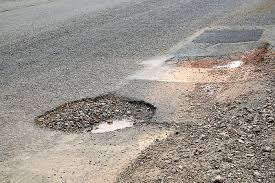
#> input picture pothole/img1.png, 275 x 183 px, found by its file name
$ python img.py
#> lines starting #> are read from the running program, lines starting #| are printed output that depends on the picture; after the words box and inside, x2 and y2 are one past the last pixel; in counts of white or black regions, pixels touching at a corner belong together
import cv2
import numpy as np
import os

def detect_potholes(image_path):

    if not os.path.exists(image_path):
        print(f"Error: File not found at {image_path}")
        return

    # Read the image
    image = cv2.imread(image_path)
#> image is the input picture: shape (183, 275, 3); mean B, G, R 140.8, 147.9, 154.3

    # Check if the image is loaded successfully
    if image is None:
        print(f"Error: Unable to load image at {image_path}")
        return
    # Convert the image to grayscale
    image = cv2.resize(image, (400, 300))
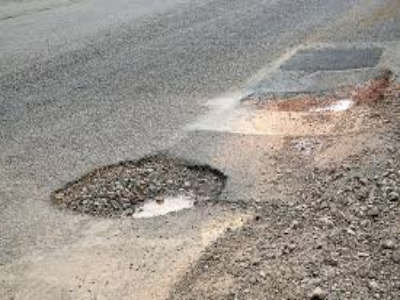
#> image: shape (300, 400, 3); mean B, G, R 140.7, 147.8, 154.2
    gray = cv2.cvtColor(image, cv2.COLOR_BGR2GRAY)
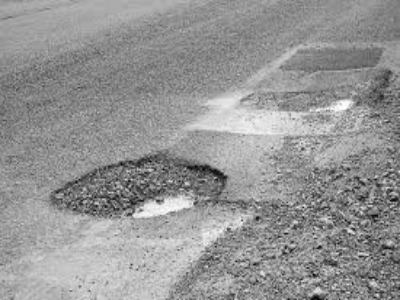
#> gray: shape (300, 400); min 3, max 254, mean 148.9

    # Apply GaussianBlur to reduce noise and help edge detection
    blurred = cv2.GaussianBlur(gray, (5, 5), 0)
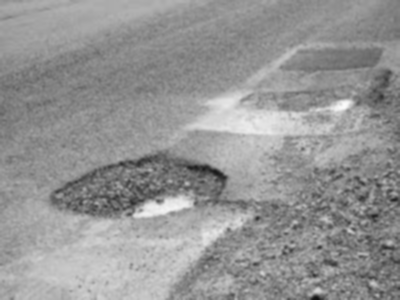
#> blurred: shape (300, 400); min 18, max 251, mean 148.9

    # Apply Canny edge detector
    edges = cv2.Canny(blurred, 50, 150)
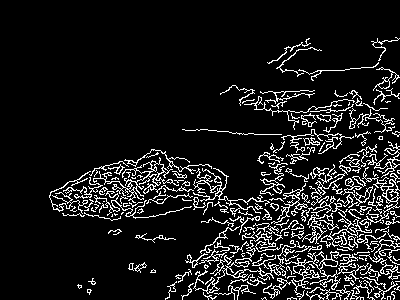
#> edges: shape (300, 400); 10.3% white in thin lines or dots, all inside (x1, y1, x2, y2) = (49, 37, 400, 300)

    # Find contours in the edged image
    contours, _ = cv2.findContours(edges.copy(), cv2.RETR_EXTERNAL, cv2.CHAIN_APPROX_SIMPLE)
#> contours = 207 contours, 158 with area under 20; largest, box (x1, y1, x2, y2) and area: (285, 251, 369, 300) 774, (193, 240, 296, 294) 321, (93, 157, 194, 203) 300, (359, 167, 400, 228) 287, (193, 168, 270, 217) 162

    # Iterate through the contours
    for contour in contours:
        # Ignore small contours (adjust the threshold as needed)
        if cv2.contourArea(contour) > 300:
            # Draw a rectangle around the detected pothole
            x, y, w, h = cv2.boundingRect(contour)
            cv2.rectangle(image, (x, y), (x + w, y + h), (0, 255, 0), 2)
#> this loop made 207 passes
#> (x, y, w, h) on passes 52, 63, 165: (285, 251, 84, 49), (193, 240, 103, 54), (93, 157, 101, 46)
#> contour on passes 15, 53: [[395, 281], [399, 281]], [[290, 249]]
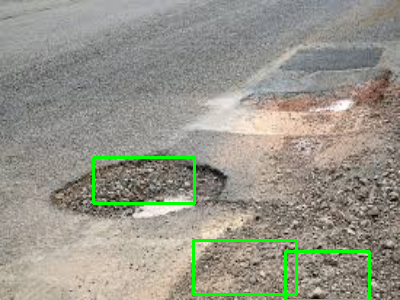
#> image: shape (300, 400, 3); 2.02% of pixels changed, all inside (x1, y1, x2, y2) = (92, 156, 371, 300)

    # Display the result
    cv2.imshow('Pothole Detection', image)
    cv2.waitKey(0)
    cv2.destroyAllWindows()

if __name__ == "__main__":
    # Specify the path to the image you want to analyze
    script_directory = os.path.dirname(os.path.abspath(__file__))
    image_path = os.path.join(script_directory, r"C:\Users\Jegan Ramamurthy\Downloads\New folder\pothole\img1.png")

    # Call the function to detect potholes
    detect_potholes(image_path)

$ run again, with pothole/img2.png copied over pothole/img1.png
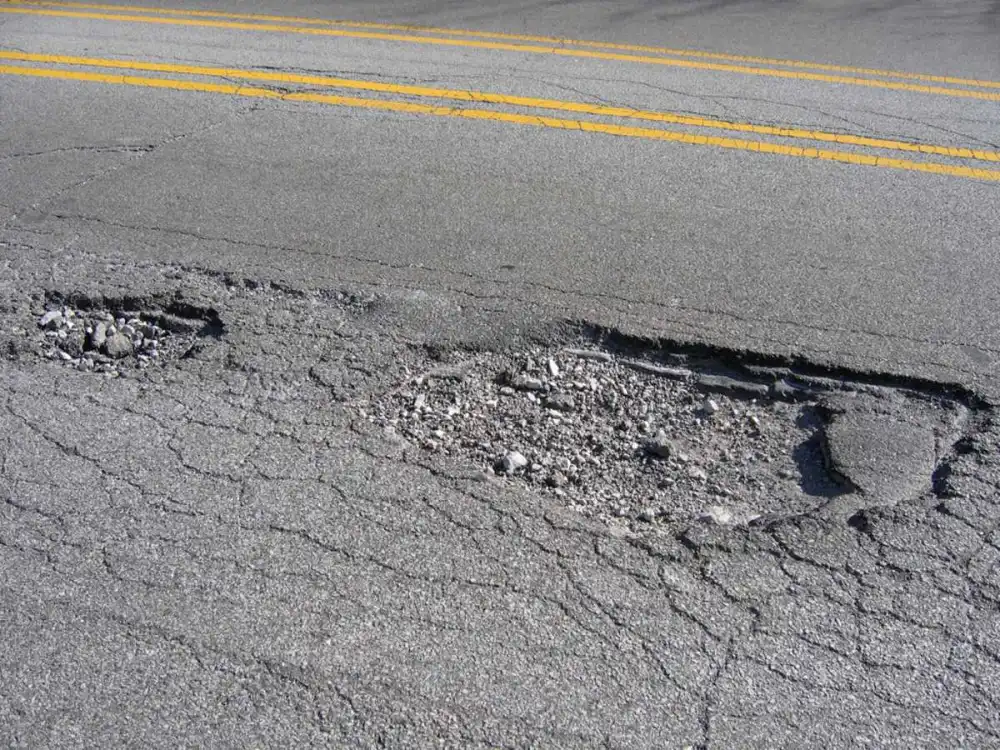
#> input picture pothole/img2.png, 1000 x 750 px, found by its file name
#> in detect_potholes, image is the input picture: shape (750, 1000, 3); mean B, G, R 136.1, 137.1, 139
#> in detect_potholes, `edges = cv2.Canny(blurred, 50, 150)`:
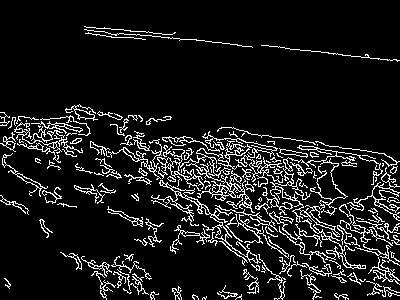
#> edges: shape (300, 400); 10.2% white in thin lines or dots
#> contours = 154 contours, 107 with area under 20; largest, box (x1, y1, x2, y2) and area: (266, 145, 383, 237) 2556, (157, 140, 255, 213) 758, (151, 180, 261, 264) 564, (279, 218, 366, 269) 229, (14, 122, 83, 163) 196
#> the loop in detect_potholes, `for contour in contours:` made 154 passes
#> (x, y, w, h) on passes 81, 114, 121: (151, 180, 110, 84), (266, 145, 117, 92), (157, 140, 98, 73)
#> after the loop in detect_potholes, `for contour in contours:`:
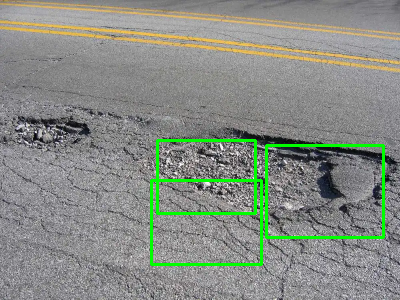
#> image: shape (300, 400, 3); mean B, G, R 132.5, 140.8, 135.5
